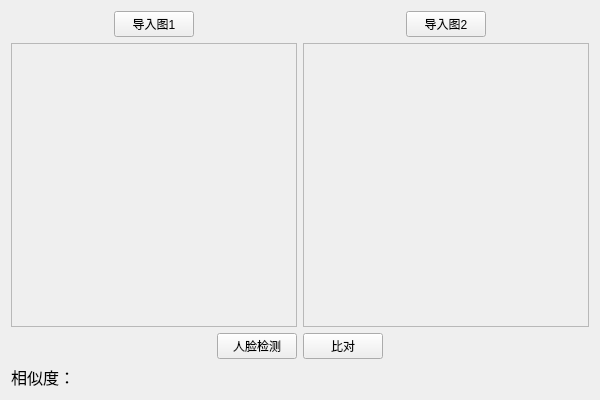
<?xml version="1.0" encoding="UTF-8"?>
<ui version="4.0">
 <class>MainWindowClass</class>
 <widget class="QMainWindow" name="MainWindowClass">
  <property name="geometry">
   <rect>
    <x>0</x>
    <y>0</y>
    <width>600</width>
    <height>400</height>
   </rect>
  </property>
  <property name="windowTitle">
   <string>基于SeetaFace2.0的人脸识别</string>
  </property>
  <widget class="QWidget" name="centralWidget">
   <layout class="QGridLayout" name="gridLayout">
    <item row="0" column="0">
     <layout class="QVBoxLayout" name="verticalLayout">
      <item>
       <layout class="QHBoxLayout" name="horizontalLayout_2">
        <item>
         <spacer name="horizontalSpacer">
          <property name="orientation">
           <enum>Qt::Horizontal</enum>
          </property>
          <property name="sizeHint" stdset="0">
           <size>
            <width>40</width>
            <height>20</height>
           </size>
          </property>
         </spacer>
        </item>
        <item>
         <widget class="QPushButton" name="importFace1Button">
          <property name="text">
           <string>导入图1</string>
          </property>
         </widget>
        </item>
        <item>
         <spacer name="horizontalSpacer_2">
          <property name="orientation">
           <enum>Qt::Horizontal</enum>
          </property>
          <property name="sizeHint" stdset="0">
           <size>
            <width>40</width>
            <height>20</height>
           </size>
          </property>
         </spacer>
        </item>
       </layout>
      </item>
      <item>
       <widget class="QScrollArea" name="scrollArea">
        <property name="widgetResizable">
         <bool>true</bool>
        </property>
        <widget class="QWidget" name="scrollAreaWidgetContents">
         <property name="geometry">
          <rect>
           <x>0</x>
           <y>0</y>
           <width>282</width>
           <height>269</height>
          </rect>
         </property>
         <layout class="QGridLayout" name="gridLayout_3">
          <item row="0" column="0">
           <widget class="QLabel" name="face1Label">
            <property name="text">
             <string/>
            </property>
           </widget>
          </item>
         </layout>
        </widget>
       </widget>
      </item>
     </layout>
    </item>
    <item row="0" column="1">
     <layout class="QVBoxLayout" name="verticalLayout_2">
      <item>
       <layout class="QHBoxLayout" name="horizontalLayout_3">
        <item>
         <spacer name="horizontalSpacer_3">
          <property name="orientation">
           <enum>Qt::Horizontal</enum>
          </property>
          <property name="sizeHint" stdset="0">
           <size>
            <width>40</width>
            <height>20</height>
           </size>
          </property>
         </spacer>
        </item>
        <item>
         <widget class="QPushButton" name="importFace2Button">
          <property name="text">
           <string>导入图2</string>
          </property>
         </widget>
        </item>
        <item>
         <spacer name="horizontalSpacer_4">
          <property name="orientation">
           <enum>Qt::Horizontal</enum>
          </property>
          <property name="sizeHint" stdset="0">
           <size>
            <width>40</width>
            <height>20</height>
           </size>
          </property>
         </spacer>
        </item>
       </layout>
      </item>
      <item>
       <widget class="QScrollArea" name="scrollArea_2">
        <property name="widgetResizable">
         <bool>true</bool>
        </property>
        <widget class="QWidget" name="scrollAreaWidgetContents_2">
         <property name="geometry">
          <rect>
           <x>0</x>
           <y>0</y>
           <width>281</width>
           <height>269</height>
          </rect>
         </property>
         <layout class="QGridLayout" name="gridLayout_2">
          <item row="0" column="0">
           <widget class="QLabel" name="face2Label">
            <property name="text">
             <string/>
            </property>
           </widget>
          </item>
         </layout>
        </widget>
       </widget>
      </item>
     </layout>
    </item>
    <item row="1" column="0" colspan="2">
     <layout class="QHBoxLayout" name="horizontalLayout_4">
      <item>
       <spacer name="horizontalSpacer_6">
        <property name="orientation">
         <enum>Qt::Horizontal</enum>
        </property>
        <property name="sizeHint" stdset="0">
         <size>
          <width>40</width>
          <height>20</height>
         </size>
        </property>
       </spacer>
      </item>
      <item>
       <widget class="QPushButton" name="faceAlignmentButton">
        <property name="text">
         <string>人脸检测</string>
        </property>
       </widget>
      </item>
      <item>
       <widget class="QPushButton" name="faceDetectionButton">
        <property name="text">
         <string>比对</string>
        </property>
       </widget>
      </item>
      <item>
       <spacer name="horizontalSpacer_5">
        <property name="orientation">
         <enum>Qt::Horizontal</enum>
        </property>
        <property name="sizeHint" stdset="0">
         <size>
          <width>40</width>
          <height>20</height>
         </size>
        </property>
       </spacer>
      </item>
     </layout>
    </item>
    <item row="2" column="0">
     <layout class="QHBoxLayout" name="horizontalLayout_5">
      <item>
       <layout class="QHBoxLayout" name="horizontalLayout">
        <item>
         <widget class="QLabel" name="similarityLabel">
          <property name="font">
           <font>
            <pointsize>12</pointsize>
           </font>
          </property>
          <property name="text">
           <string>相似度：</string>
          </property>
         </widget>
        </item>
       </layout>
      </item>
     </layout>
    </item>
   </layout>
  </widget>
 </widget>
 <layoutdefault spacing="6" margin="11"/>
 <resources>
  <include location="MainWindow.qrc"/>
 </resources>
 <connections/>
</ui>
